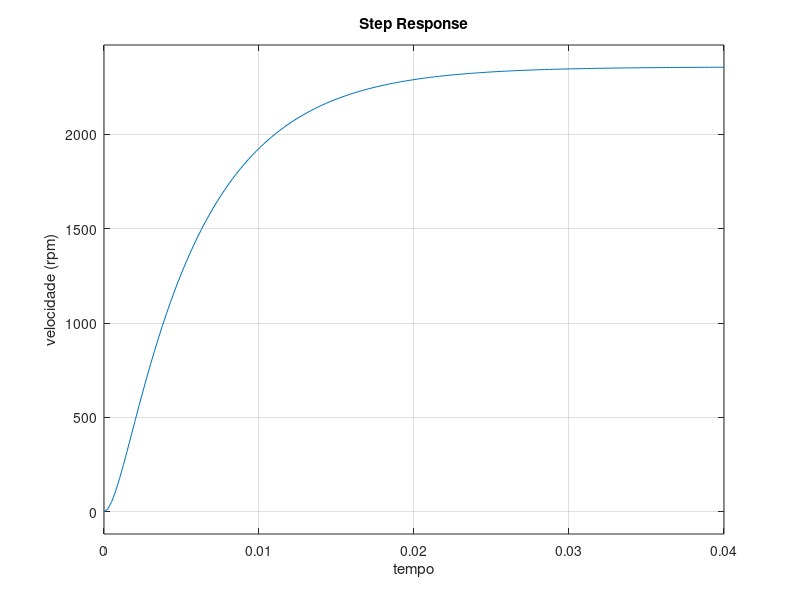

Recreate this plot in MATLAB.
%% Simulação do Motor DC (Aula 04) 
% Funções utilizadas (veja documentação): 
%  -> close: fechar figuras abertas
%  -> tf: função para criar funções de transferência
%  -> step: obter a resposta ao degrau de um sistema
%  -> figure: abrir (nova) figura
%  -> subplot: criar sub-gráficos em uma mesma figura
%  -> plot: traçar um gráfico 2D
%  -> xlabel: texto do eixo X (abscissa)
%  -> ylabel: texto do eixo Y (ordenada)
close all;
% Dados numéricos
Ra = 0.5; % Resistência de armadura [Ohm]
La = 0.35e-3; % Indutância de armadura [H]
J = 0.5e-5; % Inércia do eixo do motor [Kg*m^2]
b = 1e-5; % Coeficiente de atrito viscoso no eixo [N*s/rad]
Kt = 0.02; % Constante de torque [N*m/A]
Kom = 0.02; % Constante contra eletromotriz [V*s/rad]
% Modelo do motor (velocidade)
%  -> G(s) = Kt/(J*La*s^2+(J*Ra + b*La)*s + b*Ra + Kt*Kom) 
s = tf('s'); % variável de Laplace
Gs = Kt/(J*La*s^2+(J*Ra + b*La)*s + b*Ra + Kt*Kom); % Função de transferência
figure,  step(5*Gs*30/pi); % Resposta do motor para uma entrada constante de 5V (em rpm)
xlabel('tempo'),ylabel('velocidade (rpm)'),